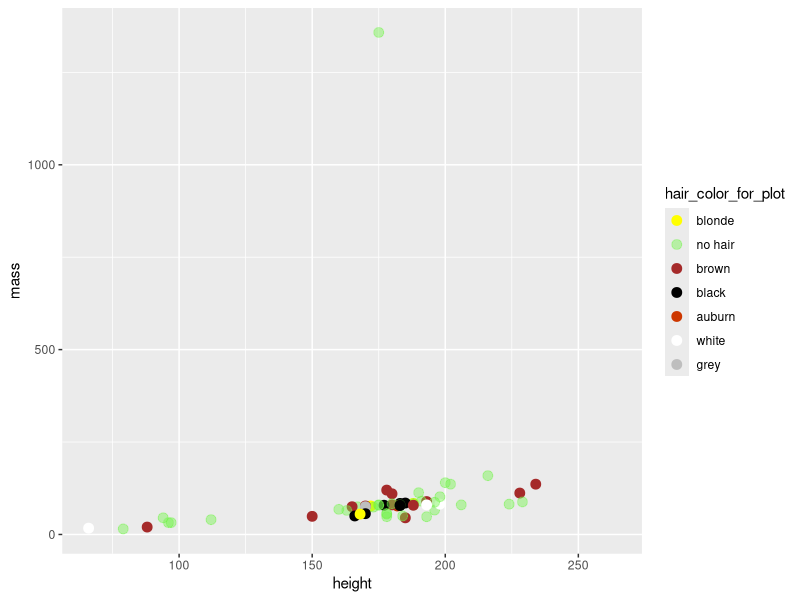

Generate this figure with R:
## ---- chunk 1
knitr::opts_chunk$set(echo = TRUE)
## ---- chunk 2
library(ggplot2)
library(dplyr)
library(stringr) # for text string parsing
## ---- chunk 3
starwars %>%
  count(hair_color)
## ---- chunk 4
starwars <- starwars %>%
  mutate(
    hair_color = case_when(
      hair_color %in% c("blond", "blonde")     ~ "blonde",
      hair_color %in% c(NA, "none", "unknown") ~ "no hair",
      str_detect(hair_color, "auburn")         ~ "auburn",
      str_detect(hair_color, "brown")          ~ "brown",
      TRUE                                     ~ hair_color
    ),
    hair_color_for_plot = case_when(
      hair_color == "blonde"                   ~ "yellow",
      hair_color == "auburn"                   ~ "orangered3",
      hair_color %in% c("brown", "black", "white", "grey") ~ hair_color,
      hair_color == "no hair"                  ~ "#73F44A70"
    )
  )
## ---- chunk 5
ggplot(data = starwars, aes(x = height, y = mass, color = hair_color_for_plot)) +
  geom_point(size = 3) +
  scale_color_identity(breaks = starwars$hair_color_for_plot, 
                       labels = starwars$hair_color, 
                       guide = "legend")
